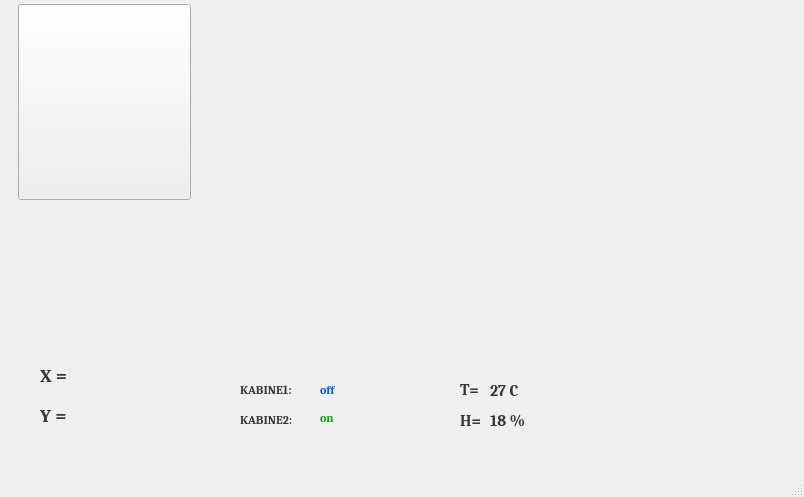
<?xml version="1.0" encoding="UTF-8"?>
<ui version="4.0">
 <class>home</class>
 <widget class="QMainWindow" name="home">
  <property name="geometry">
   <rect>
    <x>0</x>
    <y>0</y>
    <width>804</width>
    <height>497</height>
   </rect>
  </property>
  <property name="windowTitle">
   <string>home</string>
  </property>
  <widget class="QWidget" name="centralwidget">
   <widget class="QLabel" name="lytHomeBtn">
    <property name="geometry">
     <rect>
      <x>0</x>
      <y>0</y>
      <width>801</width>
      <height>471</height>
     </rect>
    </property>
    <property name="styleSheet">
     <string notr="true">#lytHomeBtn
{
background-color: trasparent;
background: none;
border: none;
background-repeat: none;
border-image: url(:/lytHomeBtn.png);
}</string>
    </property>
    <property name="text">
     <string/>
    </property>
    <property name="pixmap">
     <pixmap>lytHomeBtn.png</pixmap>
    </property>
   </widget>
   <widget class="QPushButton" name="cmmndHomeBtn">
    <property name="geometry">
     <rect>
      <x>18</x>
      <y>4</y>
      <width>173</width>
      <height>196</height>
     </rect>
    </property>
    <property name="styleSheet">
     <string notr="true">#cmmndHomeBtn
{
border-image: url(:/cmmndHomeBtn.png);
}</string>
    </property>
    <property name="text">
     <string/>
    </property>
   </widget>
   <widget class="QPushButton" name="sttsHomeBtn">
    <property name="geometry">
     <rect>
      <x>215</x>
      <y>4</y>
      <width>173</width>
      <height>196</height>
     </rect>
    </property>
    <property name="styleSheet">
     <string notr="true">#sttsHomeBtn
{
background-color: trasparent;
background: none;
border: none;
background-repeat: none;
border-image: url(:/sttsHomeBtn.png);
}</string>
    </property>
    <property name="text">
     <string/>
    </property>
   </widget>
   <widget class="QPushButton" name="mbnHomeBtn">
    <property name="geometry">
     <rect>
      <x>414</x>
      <y>4</y>
      <width>174</width>
      <height>196</height>
     </rect>
    </property>
    <property name="styleSheet">
     <string notr="true">#mbnHomeBtn
{
background-color: trasparent;
background: none;
border: none;
background-repeat: none;
border-image: url(:/mbnHomeBtn.png);
}</string>
    </property>
    <property name="text">
     <string/>
    </property>
   </widget>
   <widget class="QPushButton" name="mbstHomeBtn">
    <property name="geometry">
     <rect>
      <x>613</x>
      <y>4</y>
      <width>172</width>
      <height>196</height>
     </rect>
    </property>
    <property name="styleSheet">
     <string notr="true">#mbstHomeBtn
{
background-color: trasparent;
background: none;
border: none;
background-repeat: none;
border-image: url(:/mbstHomeBtn.png);
}</string>
    </property>
    <property name="text">
     <string/>
    </property>
   </widget>
   <widget class="QPushButton" name="lvlingHomeBtn">
    <property name="geometry">
     <rect>
      <x>18</x>
      <y>244</y>
      <width>173</width>
      <height>196</height>
     </rect>
    </property>
    <property name="font">
     <font>
      <family>B Nazanin</family>
      <pointsize>19</pointsize>
      <weight>50</weight>
      <bold>false</bold>
     </font>
    </property>
    <property name="styleSheet">
     <string notr="true">#lvlingHomeBtn
{
background-color: trasparent;
background: none;
border: none;
background-repeat: none;
border-image: url(:/lvlingHomeBtn.png);
}</string>
    </property>
    <property name="text">
     <string/>
    </property>
   </widget>
   <widget class="QPushButton" name="clrHomeBtn">
    <property name="geometry">
     <rect>
      <x>215</x>
      <y>244</y>
      <width>173</width>
      <height>196</height>
     </rect>
    </property>
    <property name="styleSheet">
     <string notr="true">#clrHomeBtn
{
background-color: trasparent;
background: none;
border: none;
background-repeat: none;
border-image: url(:/clrHomeBtn.png);
}</string>
    </property>
    <property name="text">
     <string/>
    </property>
   </widget>
   <widget class="QPushButton" name="tempHomeBtn">
    <property name="geometry">
     <rect>
      <x>413</x>
      <y>244</y>
      <width>175</width>
      <height>196</height>
     </rect>
    </property>
    <property name="styleSheet">
     <string notr="true">#tempHomeBtn
{
background-color: trasparent;
background: none;
border: none;
background-repeat: none;
border-image: url(:/tempHomeBtn.png);
}</string>
    </property>
    <property name="text">
     <string/>
    </property>
   </widget>
   <widget class="QPushButton" name="pwrHomeBtn">
    <property name="geometry">
     <rect>
      <x>611</x>
      <y>244</y>
      <width>174</width>
      <height>196</height>
     </rect>
    </property>
    <property name="styleSheet">
     <string notr="true">#pwrHomeBtn
{
background-color: trasparent;
background: none;
border: none;
background-repeat: none;
border-image: url(:/pwrHomeBtn.png);
}</string>
    </property>
    <property name="text">
     <string/>
    </property>
   </widget>
   <widget class="QLabel" name="tempLbl">
    <property name="geometry">
     <rect>
      <x>460</x>
      <y>380</y>
      <width>31</width>
      <height>20</height>
     </rect>
    </property>
    <property name="font">
     <font>
      <family>Cambria</family>
     </font>
    </property>
    <property name="styleSheet">
     <string notr="true">#tempLbl
{
color:rgb(56, 54, 55)
}</string>
    </property>
    <property name="text">
     <string>&lt;html&gt;&lt;head/&gt;&lt;body&gt;&lt;p&gt;&lt;span style=&quot; font-size:12pt; font-weight:600;&quot;&gt;T=&lt;/span&gt;&lt;/p&gt;&lt;/body&gt;&lt;/html&gt;</string>
    </property>
   </widget>
   <widget class="QLabel" name="tmpValue">
    <property name="geometry">
     <rect>
      <x>490</x>
      <y>370</y>
      <width>61</width>
      <height>41</height>
     </rect>
    </property>
    <property name="font">
     <font>
      <family>Cambria</family>
      <pointsize>12</pointsize>
      <weight>75</weight>
      <italic>false</italic>
      <bold>true</bold>
     </font>
    </property>
    <property name="styleSheet">
     <string notr="true">#tmpValue
{
color: rgb(56, 54, 55);
}</string>
    </property>
    <property name="text">
     <string>&lt;html&gt;&lt;head/&gt;&lt;body&gt;&lt;p&gt;&lt;span style=&quot; font-weight:600;&quot;&gt;27 C &lt;/span&gt;&lt;/p&gt;&lt;/body&gt;&lt;/html&gt;</string>
    </property>
   </widget>
   <widget class="QLabel" name="hmdLbl">
    <property name="geometry">
     <rect>
      <x>460</x>
      <y>410</y>
      <width>31</width>
      <height>21</height>
     </rect>
    </property>
    <property name="font">
     <font>
      <family>Cambria</family>
     </font>
    </property>
    <property name="styleSheet">
     <string notr="true">#hmdLbl
{
color:rgb(56, 54, 55)
}</string>
    </property>
    <property name="text">
     <string>&lt;html&gt;&lt;head/&gt;&lt;body&gt;&lt;p&gt;&lt;span style=&quot; font-size:12pt; font-weight:600;&quot;&gt;H= &lt;/span&gt;&lt;/p&gt;&lt;/body&gt;&lt;/html&gt;</string>
    </property>
   </widget>
   <widget class="QLabel" name="hmdValue">
    <property name="geometry">
     <rect>
      <x>490</x>
      <y>400</y>
      <width>61</width>
      <height>41</height>
     </rect>
    </property>
    <property name="font">
     <font>
      <family>Cambria</family>
      <pointsize>12</pointsize>
      <weight>75</weight>
      <bold>true</bold>
     </font>
    </property>
    <property name="styleSheet">
     <string notr="true">#hmdValue
{
color:rgb(56, 54, 55)
}</string>
    </property>
    <property name="text">
     <string>&lt;html&gt;&lt;head/&gt;&lt;body&gt;&lt;p&gt;&lt;span style=&quot; font-size:12pt; font-weight:600;&quot;&gt;18 %&lt;/span&gt;&lt;/p&gt;&lt;/body&gt;&lt;/html&gt;</string>
    </property>
   </widget>
   <widget class="QLabel" name="kab1Lbl">
    <property name="geometry">
     <rect>
      <x>240</x>
      <y>380</y>
      <width>71</width>
      <height>20</height>
     </rect>
    </property>
    <property name="font">
     <font>
      <family>Cambria</family>
     </font>
    </property>
    <property name="styleSheet">
     <string notr="true">#kab1Lbl
{
color:rgb(56, 54, 55)
}</string>
    </property>
    <property name="text">
     <string>&lt;html&gt;&lt;head/&gt;&lt;body&gt;&lt;p&gt;&lt;span style=&quot; font-size:9pt; font-weight:600;&quot;&gt;KABINE1:&lt;/span&gt;&lt;/p&gt;&lt;/body&gt;&lt;/html&gt;</string>
    </property>
   </widget>
   <widget class="QLabel" name="kab1stLbl">
    <property name="geometry">
     <rect>
      <x>320</x>
      <y>380</y>
      <width>31</width>
      <height>20</height>
     </rect>
    </property>
    <property name="font">
     <font>
      <family>Cambria</family>
      <pointsize>9</pointsize>
      <weight>75</weight>
      <bold>true</bold>
     </font>
    </property>
    <property name="text">
     <string>&lt;html&gt;&lt;head/&gt;&lt;body&gt;&lt;p&gt;&lt;span style=&quot; color:#0055ff;&quot;&gt;off&lt;/span&gt;&lt;/p&gt;&lt;/body&gt;&lt;/html&gt;</string>
    </property>
   </widget>
   <widget class="QLabel" name="kab2Lbl">
    <property name="geometry">
     <rect>
      <x>240</x>
      <y>410</y>
      <width>71</width>
      <height>20</height>
     </rect>
    </property>
    <property name="font">
     <font>
      <family>Cambria</family>
     </font>
    </property>
    <property name="styleSheet">
     <string notr="true">#kab2Lbl
{
color:rgb(56, 54, 55)
}</string>
    </property>
    <property name="text">
     <string>&lt;html&gt;&lt;head/&gt;&lt;body&gt;&lt;p&gt;&lt;span style=&quot; font-size:9pt; font-weight:600;&quot;&gt;KABINE2:&lt;/span&gt;&lt;/p&gt;&lt;/body&gt;&lt;/html&gt;</string>
    </property>
   </widget>
   <widget class="QLabel" name="kab2stLbl">
    <property name="geometry">
     <rect>
      <x>320</x>
      <y>410</y>
      <width>55</width>
      <height>16</height>
     </rect>
    </property>
    <property name="font">
     <font>
      <family>Cambria</family>
      <pointsize>9</pointsize>
      <weight>75</weight>
      <bold>true</bold>
     </font>
    </property>
    <property name="text">
     <string>&lt;html&gt;&lt;head/&gt;&lt;body&gt;&lt;p&gt;&lt;span style=&quot; font-size:9pt; font-weight:600; color:#00aa00;&quot;&gt;on&lt;/span&gt;&lt;/p&gt;&lt;/body&gt;&lt;/html&gt;</string>
    </property>
   </widget>
   <widget class="QLabel" name="xlbl">
    <property name="geometry">
     <rect>
      <x>40</x>
      <y>360</y>
      <width>141</width>
      <height>31</height>
     </rect>
    </property>
    <property name="font">
     <font>
      <family>Cambria</family>
      <pointsize>14</pointsize>
      <weight>75</weight>
      <bold>true</bold>
     </font>
    </property>
    <property name="styleSheet">
     <string notr="true">QLabel { color : rgb(56, 54, 55)}</string>
    </property>
    <property name="text">
     <string>X = </string>
    </property>
   </widget>
   <widget class="QLabel" name="ylbl">
    <property name="geometry">
     <rect>
      <x>40</x>
      <y>400</y>
      <width>141</width>
      <height>31</height>
     </rect>
    </property>
    <property name="font">
     <font>
      <family>Cambria</family>
      <pointsize>14</pointsize>
      <weight>75</weight>
      <bold>true</bold>
     </font>
    </property>
    <property name="styleSheet">
     <string notr="true">QLabel { color : rgb(56, 54, 55)}</string>
    </property>
    <property name="text">
     <string>Y = </string>
    </property>
   </widget>
  </widget>
  <widget class="QStatusBar" name="statusbar"/>
 </widget>
 <resources/>
 <connections/>
</ui>
